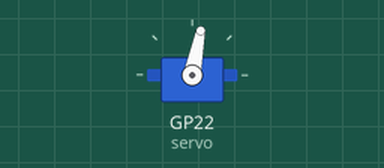
Recording of a program running on a simulated Raspberry Pi Pico running MicroPython. Shown: servo. Servo angles are drawn from the pulse width (0.5 ms = 0°, 2.5 ms = 180°); what the program prints to the serial console is not drawn. At 4.0 s the program stops and its outputs stay as they are.

Above: at 0.1 s.
At 1.1 s:
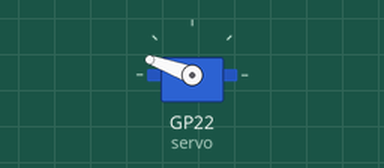
At 3.1 s:
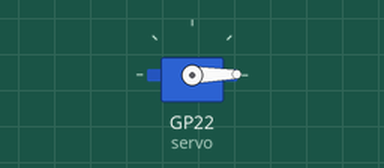
Timing chart, 0 to 4.6 s (numbered marks = the images above):
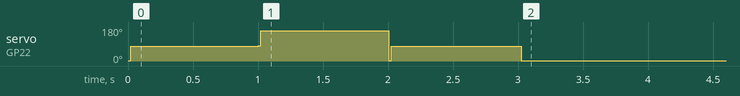

Measured:
- by itself, servo on GP22 (servo): 1° → 79° at 0.02 s, → 160° 0.98 s later, → 79° 1.0 s later, → 1° 1.0 s later

The program:

Servo_On_Site.py
```python
from machine import Pin,PWM
import time
from SG90 import Servo

servo = Servo(22)

servo.setServo90()
time.sleep(1)
servo.setServo180()
time.sleep(1)
servo.setServo90()
time.sleep(1)
servo.setServo0()
time.sleep(1)
```

SG90.py
```python
from time import sleep
from machine import Pin, PWM


class Servo:

    def __init__(self, pin=50):
        self.pin = pin
        self.min = 1000
        self.mid = 2701
        self.max = 4501
        self.auto_posi = 1000

        self.pwm = PWM(Pin(pin))
        self.pwm.freq(30)
        print(f"PIN :{pin}")

    def test(self):
        for position in range(self.min, self.max, 25):
            self.pwm.duty_u16(position)
        sleep(2)
        for position in range(self.max, self.min, -25):
            self.pwm.duty_u16(position)
        sleep(2)

    def setServo0(self):
        if(self.auto_posi == self.max):
            for position in range(self.max, self.min, -25):
                self.pwm.duty_u16(position)
                self.auto_posi = self.min
        elif(self.auto_posi == self.mid):
            for position in range(self.mid, self.min, -25):
                self.pwm.duty_u16(position)
                self.auto_posi = self.min

    def setServo90(self):
        if(self.auto_posi == self.min):
            for position in range(self.min, self.mid, 25):
                self.pwm.duty_u16(position)
                self.auto_posi = self.mid
        elif(self.auto_posi == self.max):
            for position in range(self.max, self.mid, -25):
                self.pwm.duty_u16(position)
                self.auto_posi = self.mid

    def setServo180(self):
        if(self.auto_posi == self.min):
            for position in range(self.min, self.max, 25):
                self.pwm.duty_u16(position)
                self.auto_posi = self.max
        elif(self.auto_posi == self.mid):
            for position in range(self.mid, self.max, 25):
                self.pwm.duty_u16(position)
                self.auto_posi = self.min
```
